Frame 1 (no input): blank canvas, image omitted
Frame 60 (no input): blank canvas, image omitted
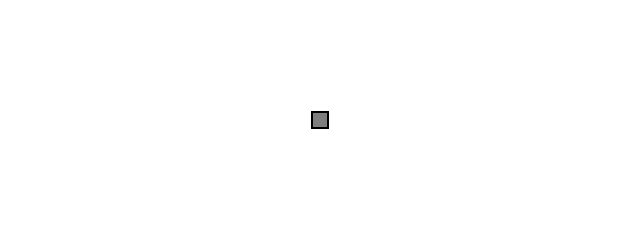
Frame 120 (the mouse pressed at the canvas centre since frame 60)

The p5.js sketch whose frames 1 and 60 were blank and that drew this single picture after the mouse press (run headless with seeded random() and noise() and a simulated clock; from frame 60 on, the mouse is pressed at the canvas centre):

// p5.js sketch
// ── sketch.js
// The Nature of Code
// Daniel Shiffman
// http://natureofcode.com

// An array for all of our boxes
let boxes = [];

function setup() {
  createCanvas(640, 240);
}

function draw() {
  background(255);

  // Boxes fall from the top every so often
  if (mouseIsPressed) {
    let boxx = new Box(mouseX, mouseY);
    boxes.push(boxx);
  }

  //{!3} Display all the Box objects.
  for (let boxx of boxes) {
    boxx.show();
  }
}

// ── box.js
// The Nature of Code
// Daniel Shiffman
// http://natureofcode.com

// A rectangular box

class Box {
  constructor(x, y) {
    this.x = x;
    this.y = y;
    this.w = 16;
  }

  // Drawing the box
  show() {
    rectMode(CENTER);
    fill(127);
    stroke(0);
    strokeWeight(2);
    square(this.x, this.y, this.w);
  }
}
